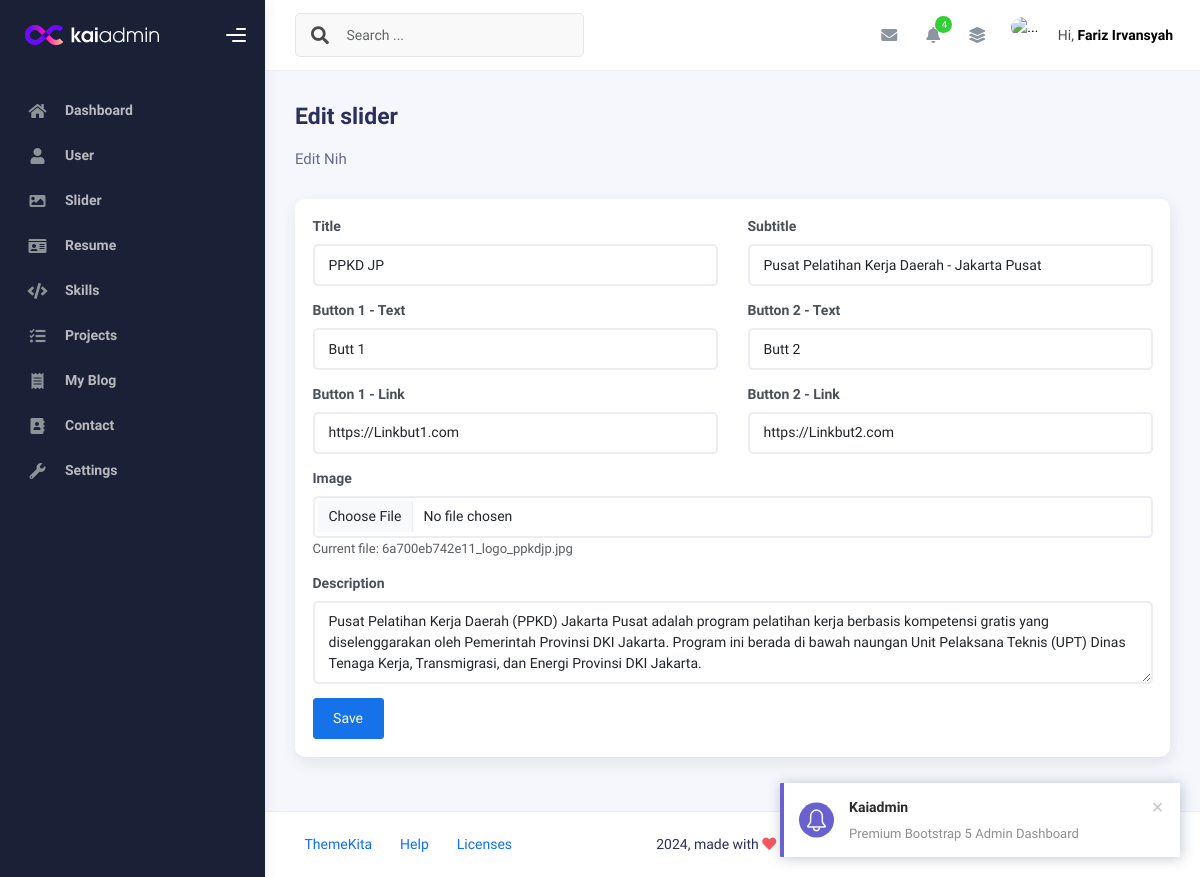
The page /project-crud-main/mod-create-slider.php?edit=1 (signed in) on the database as committed earlier.
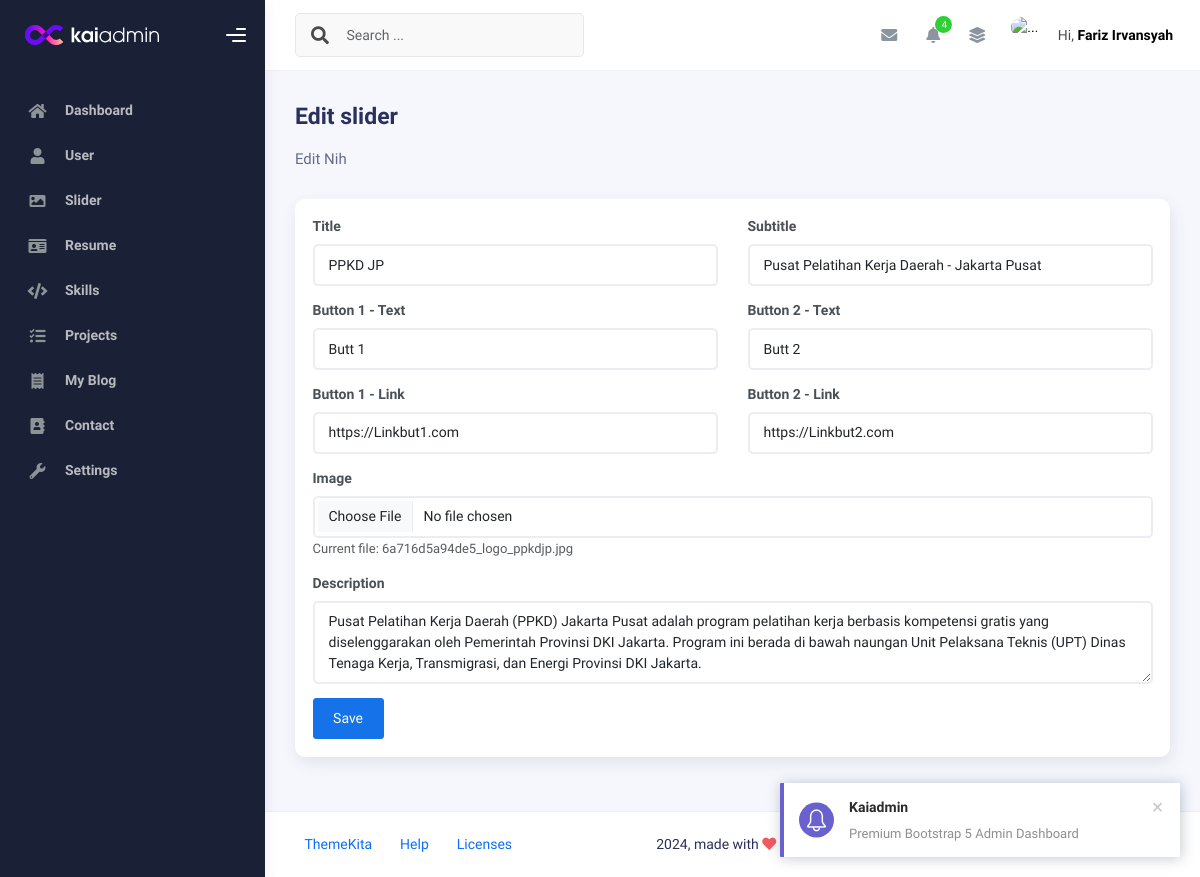
The same page on the database as committed later.
### tables this page shows
CREATE TABLE `sliders` (
  `id` int(11) NOT NULL,
  `title` varchar(50) NOT NULL,
  `subtitle` varchar(50) NOT NULL,
  `description` text DEFAULT NULL,
  `button1_text` varchar(30) NOT NULL,
  `button1_link` varchar(50) NOT NULL,
  `button2_text` varchar(30) NOT NULL,
  `button2_link` varchar(50) NOT NULL,
  `image` varchar(100) DEFAULT NULL,
  `is_active` tinyint(1) NOT NULL DEFAULT 1,
  `created_at` timestamp NOT NULL DEFAULT current_timestamp(),
  `updated_at` timestamp NULL DEFAULT NULL ON UPDATE current_timestamp()
);

### project-crud-main/mod-create-slider.php (the view, shortened to what the changed rows need)
<?php
include 'config/koneksi.php';
$id = isset($_GET['edit']) ? $_GET['edit'] : '';
$query = mysqli_query($conn, "SELECT * FROM sliders WHERE id='$id'");
$row = mysqli_fetch_assoc($query);
?>
<!DOCTYPE html>
<html lang="en">
<head>
  <?php
  include "inc/css.php";
  ?>
</head>
<body>
  <div class="wrapper">
    <div class="main-panel">
      <div class="container">
        <div class="page-inner">
          <div class="row">
            <div class="col-sm-6 col-md-12">
              <div class="card">
                <div class="card-body">
                  <form action="" method="post" enctype="multipart/form-data">
                    <div class="row">
                      <div class="col-sm-6">
                        <div class="mb-3">
                          <label for="title" class="form-label fw-bold">Title</label>
                          <input type="text" name="title" class="form-control" required
                            value="<?php echo isset($row['title']) ? $row['title'] : '' ?>">
                        </div>
                      </div>
                      <div class="col-sm-6">
                        <div class="mb-3">
                          <label for="subtitle" class="form-label fw-bold">Subtitle</label>
                          <input type="text" name="subtitle" class="form-control" required
                            value="<?php echo isset($row['subtitle']) ? $row['subtitle'] : '' ?>">
                        </div>
                      </div>
                    </div>
                    <div class="row">
                      <div class="col-sm-6">
                        <div class="mb-3">
                          <label for="button1_text" class="form-label fw-bold">Button 1 - Text</label>
                          <input type="text" name="button1_text" class="form-control" required
                            value="<?php echo isset($row['button1_text']) ? $row['button1_text'] : '' ?>">
                        </div>
                        <div class="mb-3">
                          <label for="button1_link" class="form-label fw-bold">Button 1 - Link</label>
                          <input type="text" name="button1_link" class="form-control"
                            value="<?php echo isset($row['button1_link']) ? $row['button1_link'] : '' ?>">
                        </div>
                      </div>
                      <div class="col-sm-6">
                        <div class="mb-3">
                          <label for="button2_text" class="form-label fw-bold">Button 2 - Text</label>
                          <input type="text" name="button2_text" class="form-control" required
                            value="<?php echo isset($row['button2_text']) ? $row['button2_text'] : '' ?>">
                        </div>
                        <div class="mb-3">
                          <label for="button2_link" class="form-label fw-bold">Button 2 - Link</label>
                          <input type="text" name="button2_link" class="form-control"
                            value="<?php echo isset($row['button2_link']) ? $row['button2_link'] : '' ?>">
                        </div>
                      </div>
                    </div>
                    <div class="row">
                      <div class="col-lg-12">
                        <div class="mb-3">
                          <label for="image" class="form-label fw-bold">Image</label>
                          <input type="file" class="form-control" name="image">
                          <?php if ($id && !empty($row['image'])): ?>
                            <small class="text-muted">Current file: <?php echo $row['image']; ?></small>
                          <?php endif; ?>
                        </div>
                        <div class="mb-3">
                          <label for="description" class="form-label fw-bold">Description</label>
                          <textarea name="description" class="form-control"
                            rows="3"><?php echo isset($row['description']) ? $row['description'] : ''; ?></textarea>
                        </div>
                      </div>
                    </div>
                  </form>
                </div>
              </div>
            </div>
          </div>
        </div>
      </div>
    </div>
  </div>
</body>
</html>

Rows that differ between the two databases and show on the page:
changed sliders "PPKD JP": image "6a700eb742e11_logo_ppkdjp.jpg" → "6a716d5a94de5_logo_ppkdjp.jpg"
